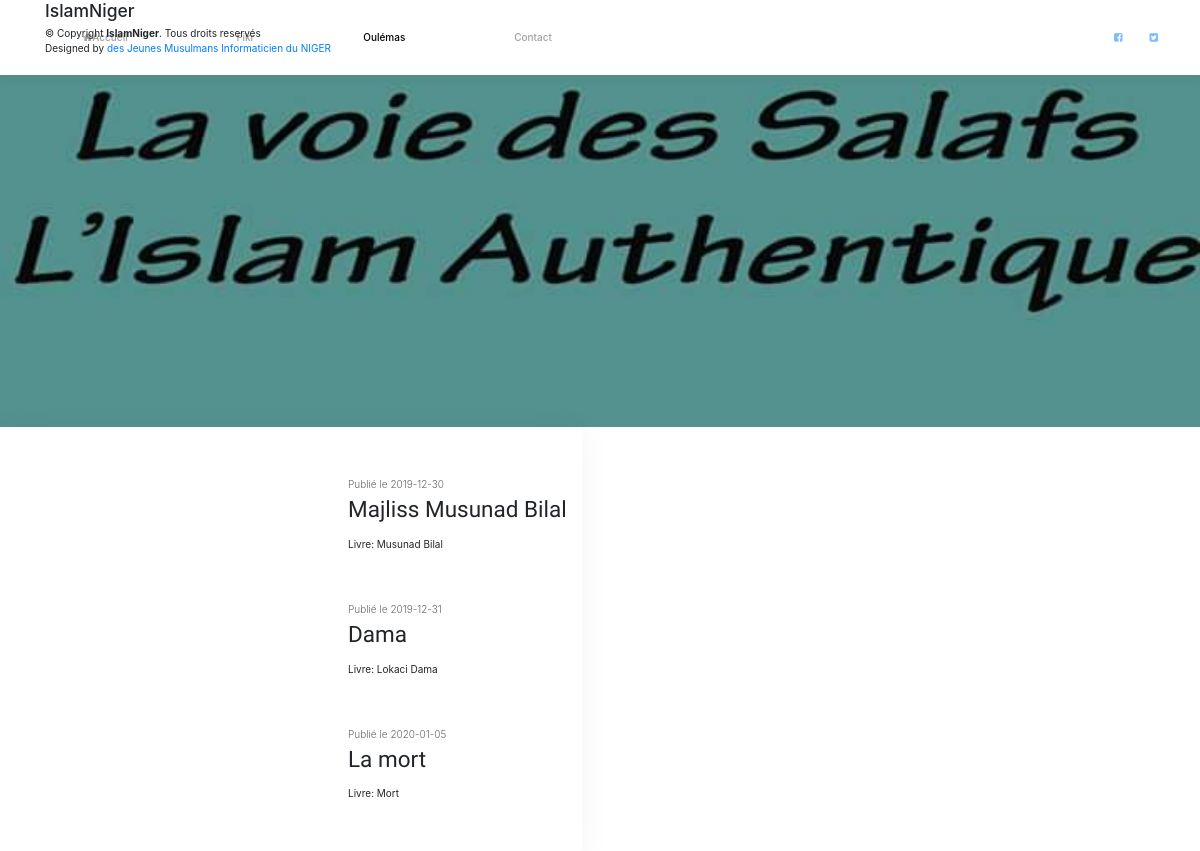
Screenshot of /index.php?p=auteurs.detail&id=1 with the database file from the repository.
### tables this page shows
CREATE TABLE `fikrs` (
  `id` int(11) NOT NULL,
  `titre` varchar(255) NOT NULL,
  `livre` varchar(255) NOT NULL,
  `auteur` int(11) NOT NULL,
  `date` date NOT NULL,
  `langue_id` int(11) NOT NULL
);

### core/Controller/Controller.php (called while the page is built, shortened)
<?php
class Controller
{
    protected $viewPath;
    protected function render($view, $variables = []){
        extract($variables);
        require($this->viewPath . str_replace('.', '/', $view) . '.php');
    }
}

### app/Controller/AuteursController.php (called while the page is built, shortened)
<?php
class AuteursController extends AppController
{
    public function detail(){
        $auteur = $this->Auteur->findWithFikr($_GET['id']);
        $this->render('auteurs.detail', compact('auteur'));
    }
}

### index.php (called while the page is built, shortened)
<?php
if(isset($_GET['p'])){
    $page = $_GET['p'];
} else{
    $page = 'annonces.index';
}
$page = explode('.', $page);
if($page[0] == 'admin'){
    $controller = '\App\Controller\Admin\\' . ucfirst($page[1]) . 'Controller';
    $action = $page[2];
} else {
    $action = $page[1];
}
$controller = new $controller();
$controller->$action();

### core/Table/Table.php (called while the page is built, shortened)
<?php
class Table
{
    protected $db;
    public function __construct(Database $db){
        $this->db = $db;
    }
    public function query($statement, $attributes = null, $one = false){
        if($attributes){
            return $this->db->prepare(
                $statement,
                $attributes,
                str_replace('Table', 'Entity', get_class($this)),
                $one
            );
        } else {
            return $this->db->query(
                $statement,
                str_replace('Table', 'Entity', get_class($this)),
                $one
            );
        }
    }
}

### core/Database/MysqlDatabase.php (called while the page is built, shortened)
<?php
class MysqlDatabase extends Database
{
    private $pdo;
    private function getPDO(){
        if($this->pdo === null){
            $pdo = new PDO('mysql:dbname=islamNiger;host=localhost', 'root', '');
            $pdo->setAttribute(PDO::ATTR_ERRMODE, PDO::ERRMODE_EXCEPTION);
            $this->pdo = $pdo;
        }
        return $this->pdo;
    }
    public function prepare($statement, $attributes, $class_name = null, $one = false){
        $req = $this->getPDO()->prepare($statement);
        $res = $req->execute($attributes);
        if($class_name === null){
            $req->setFetchMode(PDO::FETCH_OBJ);
        } else {
            $req->setFetchMode(PDO::FETCH_CLASS, $class_name);
        }
        if($one){
            $datas = $req->fetch();
        }
        else{
            $datas = $req->fetchAll();
        }
        return $datas;
    }
}

### app/Table/AuteurTable.php (called while the page is built, shortened)
<?php
class AuteurTable extends Table
{
    public function findWithFikr($id){
        return $this->query("
            SELECT auteurs.id, auteurs.nom, auteurs.prenom, fikrs.id as fikr, fikrs.titre, fikrs.livre, fikrs.date
            FROM fikrs
            LEFT JOIN auteurs ON auteur=auteurs.id
            WHERE auteurs.id = ?
        ", [$id]);
    }
}

### app/Autoloader.php (called while the page is built, shortened)
<?php
class Autoloader
{
    static function autoload($class){
        if(strpos($class, __NAMESPACE__ . '\\') === 0)
        {
            $class = str_replace(__NAMESPACE__ . '\\', '', $class);
            $class = str_replace('\\', '/', $class);
        }
    }
}

### core/Autoloader.php (called while the page is built, shortened)
<?php
class Autoloader
{
    static function autoload($class){
        if(strpos($class, __NAMESPACE__ . '\\') === 0)
        {
            $class = str_replace(__NAMESPACE__ . '\\', '', $class);
            $class = str_replace('\\', '/', $class);
        }
    }
}

### app/Views/auteurs/detail.php (the view, shortened to what this page needs)
<div class="banniere"></div>
<div class="body">
    <main class="main">
        <div class="container">
            <?php foreach($auteur as $fk): ?>
                <article class="article">
                    <div class="article-date">Publié le <?= $fk->date;?></div>
                    <h2 class="article-title"><a href="#"><?= $fk->titre ?></a></h2>
                    <p>
                        <span class="important">Livre: <?= $fk->livre;?>
                    </p>
                </article>
            <?php endforeach; ?>
        </div>
    </main>
</div>

### public/css/style.css (style rules this page uses)
* { -webkit-box-sizing: border-box; box-sizing: border-box; }
body, html { font-size: 16px; color: rgba(0, 0, 0, .87); font-family: "Montserrat", sans-serif; line-height: 1.6; margin: 0; font-weight: 400; }
.banniere { height: 427px; background: no-repeat center center / cover url("../img/voie.jpg"); }
.main { background:#FFF; -webkit-box-shadow: 0 4px 30px rgba(0, 0, 0, .05); box-shadow: 0 4px 30px rgba(0, 0, 0, .05); position: relative; z-index: 2; }
.main .container { overflow: hidden; }
.container { margin: 0 auto; max-width: 940px; }
.article { margin: 50px 0; }
.article a { color: inherit; text-decoration: none; }
.article-date { font-weight: 300; color: rgba(0, 0, 0, .6); margin-bottom: 5px; }
.article-title { font-size: 2.25rem; line-height: 1.1; font-family: "Cardo", serif; margin: 0 0 15px 0; }
.article-title::after { content:''; display: block; width: 100px; background: #000; }
@media only screen and (min-width:740px) { .article { padding-left: 333px; position: relative; } }
@media only screen and (min-width: 1100px) { .body { display:flex; } }

### rows the page displays
fikrs: date "2019-12-30", titre "Majliss Musunad Bilal", livre "Musunad Bilal"
fikrs: date "2019-12-31", titre "Dama", livre "Lokaci Dama"
fikrs: date "2020-01-05", titre "La mort", livre "Mort"
